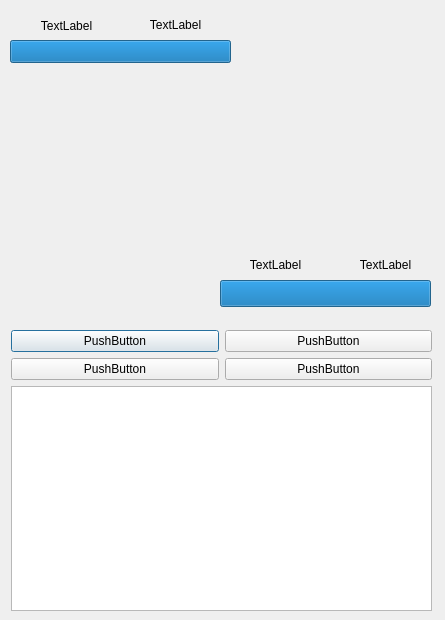
<?xml version="1.0" encoding="UTF-8"?>
<ui version="4.0">
 <class>BattleDialog</class>
 <widget class="QDialog" name="BattleDialog">
  <property name="geometry">
   <rect>
    <x>0</x>
    <y>0</y>
    <width>445</width>
    <height>620</height>
   </rect>
  </property>
  <property name="minimumSize">
   <size>
    <width>445</width>
    <height>620</height>
   </size>
  </property>
  <property name="maximumSize">
   <size>
    <width>445</width>
    <height>620</height>
   </size>
  </property>
  <property name="windowTitle">
   <string>Dialog</string>
  </property>
  <property name="styleSheet">
   <string notr="true">border-image: url(:/new/prefix1/fight.jpg);</string>
  </property>
  <widget class="QLabel" name="label_2">
   <property name="geometry">
    <rect>
     <x>11</x>
     <y>11</y>
     <width>111</width>
     <height>31</height>
    </rect>
   </property>
   <property name="maximumSize">
    <size>
     <width>209</width>
     <height>78</height>
    </size>
   </property>
   <property name="styleSheet">
    <string notr="true">border-image: url;
</string>
   </property>
   <property name="text">
    <string>&lt;html&gt;&lt;head/&gt;&lt;body&gt;&lt;p align=&quot;center&quot;&gt;TextLabel&lt;/p&gt;&lt;/body&gt;&lt;/html&gt;</string>
   </property>
  </widget>
  <widget class="QLabel" name="label_4">
   <property name="geometry">
    <rect>
     <x>340</x>
     <y>250</y>
     <width>91</width>
     <height>31</height>
    </rect>
   </property>
   <property name="styleSheet">
    <string notr="true">border-image: url</string>
   </property>
   <property name="text">
    <string>&lt;html&gt;&lt;head/&gt;&lt;body&gt;&lt;p align=&quot;center&quot;&gt;TextLabel&lt;/p&gt;&lt;/body&gt;&lt;/html&gt;</string>
   </property>
  </widget>
  <widget class="QProgressBar" name="progressBar_2">
   <property name="geometry">
    <rect>
     <x>10</x>
     <y>40</y>
     <width>221</width>
     <height>23</height>
    </rect>
   </property>
   <property name="styleSheet">
    <string notr="true">border-image: url</string>
   </property>
   <property name="maximum">
    <number>100</number>
   </property>
   <property name="value">
    <number>100</number>
   </property>
   <property name="textVisible">
    <bool>false</bool>
   </property>
  </widget>
  <widget class="QLabel" name="label_3">
   <property name="geometry">
    <rect>
     <x>130</x>
     <y>10</y>
     <width>91</width>
     <height>31</height>
    </rect>
   </property>
   <property name="styleSheet">
    <string notr="true">border-image: url</string>
   </property>
   <property name="text">
    <string>&lt;html&gt;&lt;head/&gt;&lt;body&gt;&lt;p align=&quot;center&quot;&gt;TextLabel&lt;/p&gt;&lt;/body&gt;&lt;/html&gt;</string>
   </property>
  </widget>
  <widget class="QProgressBar" name="progressBar">
   <property name="geometry">
    <rect>
     <x>220</x>
     <y>280</y>
     <width>211</width>
     <height>27</height>
    </rect>
   </property>
   <property name="autoFillBackground">
    <bool>false</bool>
   </property>
   <property name="styleSheet">
    <string notr="true">border-image: url;
font: 87 10pt &quot;Arial&quot;;
color: rgb(255, 255, 0);</string>
   </property>
   <property name="minimum">
    <number>0</number>
   </property>
   <property name="maximum">
    <number>100</number>
   </property>
   <property name="value">
    <number>100</number>
   </property>
   <property name="textVisible">
    <bool>true</bool>
   </property>
   <property name="invertedAppearance">
    <bool>false</bool>
   </property>
   <property name="format">
    <string/>
   </property>
  </widget>
  <widget class="QLabel" name="label_6">
   <property name="geometry">
    <rect>
     <x>260</x>
     <y>10</y>
     <width>181</width>
     <height>161</height>
    </rect>
   </property>
   <property name="styleSheet">
    <string notr="true">border-image: url</string>
   </property>
   <property name="text">
    <string/>
   </property>
  </widget>
  <widget class="QLabel" name="label">
   <property name="geometry">
    <rect>
     <x>220</x>
     <y>250</y>
     <width>111</width>
     <height>31</height>
    </rect>
   </property>
   <property name="styleSheet">
    <string notr="true">border-image: url</string>
   </property>
   <property name="text">
    <string>&lt;html&gt;&lt;head/&gt;&lt;body&gt;&lt;p align=&quot;center&quot;&gt;TextLabel&lt;/p&gt;&lt;/body&gt;&lt;/html&gt;</string>
   </property>
  </widget>
  <widget class="QLabel" name="label_5">
   <property name="geometry">
    <rect>
     <x>20</x>
     <y>170</y>
     <width>191</width>
     <height>181</height>
    </rect>
   </property>
   <property name="styleSheet">
    <string notr="true">border-image: url</string>
   </property>
   <property name="text">
    <string/>
   </property>
  </widget>
  <widget class="QLabel" name="label_7">
   <property name="geometry">
    <rect>
     <x>350</x>
     <y>310</y>
     <width>72</width>
     <height>15</height>
    </rect>
   </property>
   <property name="styleSheet">
    <string notr="true">border-image: url;
font: 87 9pt &quot;Arial&quot;;</string>
   </property>
   <property name="text">
    <string/>
   </property>
  </widget>
  <widget class="QWidget" name="">
   <property name="geometry">
    <rect>
     <x>11</x>
     <y>330</y>
     <width>421</width>
     <height>281</height>
    </rect>
   </property>
   <layout class="QGridLayout" name="gridLayout">
    <item row="0" column="0">
     <widget class="QPushButton" name="pushButton">
      <property name="styleSheet">
       <string notr="true">border-image: url</string>
      </property>
      <property name="text">
       <string>PushButton</string>
      </property>
     </widget>
    </item>
    <item row="0" column="1">
     <widget class="QPushButton" name="pushButton_2">
      <property name="styleSheet">
       <string notr="true">border-image: url</string>
      </property>
      <property name="text">
       <string>PushButton</string>
      </property>
     </widget>
    </item>
    <item row="1" column="0">
     <widget class="QPushButton" name="pushButton_3">
      <property name="styleSheet">
       <string notr="true">border-image: url</string>
      </property>
      <property name="text">
       <string>PushButton</string>
      </property>
     </widget>
    </item>
    <item row="1" column="1">
     <widget class="QPushButton" name="pushButton_4">
      <property name="styleSheet">
       <string notr="true">border-image: url</string>
      </property>
      <property name="text">
       <string>PushButton</string>
      </property>
     </widget>
    </item>
    <item row="2" column="0" colspan="2">
     <widget class="QTextBrowser" name="textBrowser">
      <property name="sizePolicy">
       <sizepolicy hsizetype="Expanding" vsizetype="Minimum">
        <horstretch>0</horstretch>
        <verstretch>0</verstretch>
       </sizepolicy>
      </property>
      <property name="styleSheet">
       <string notr="true">border-image: url</string>
      </property>
     </widget>
    </item>
   </layout>
   <zorder>pushButton</zorder>
  </widget>
 </widget>
 <resources/>
 <connections/>
</ui>
